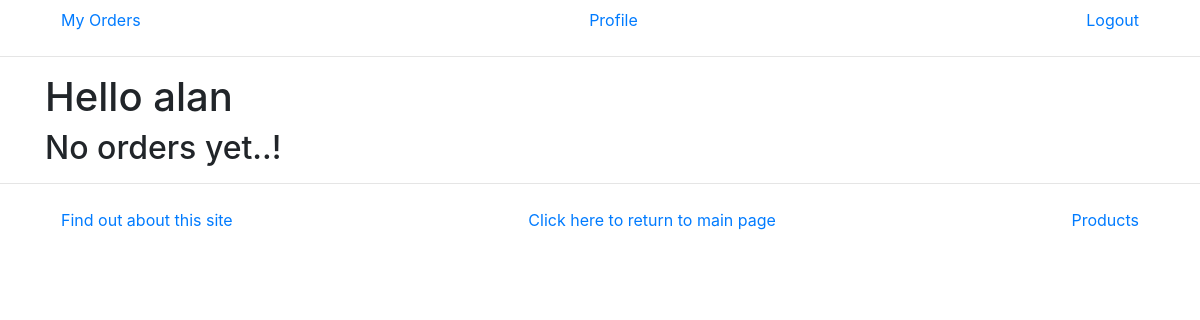
Before: /storeapp/myorders (signed in) with the older database file.
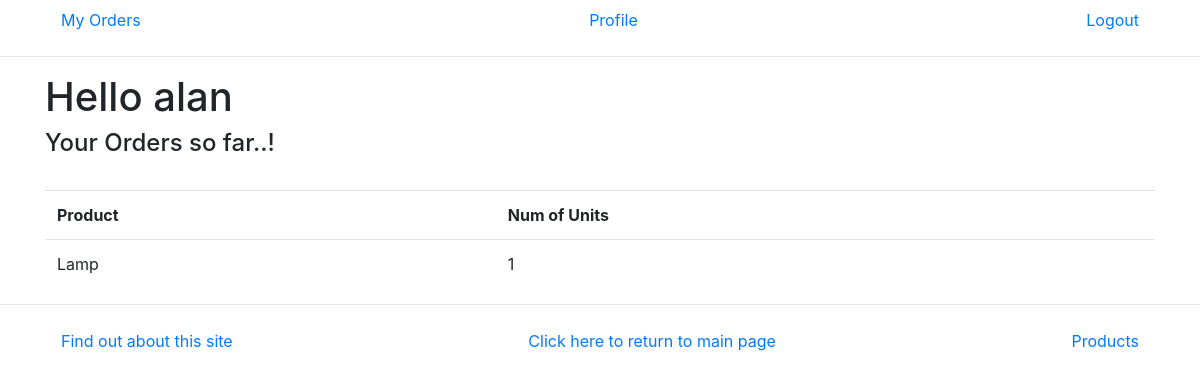
After: the same page with the newer database file.
### storeapp/models.py (models this page shows, shortened)
class Order(models.Model):
    ORDER_CHOICES = [
        (0, 'Order Cancelled'),
        (1, 'Order Placed'),
        (2, 'Order Shipped'),
        (3, 'Order Delivered'),
    ]
    product = models.ForeignKey(Product, on_delete=models.CASCADE)
    client = models.ForeignKey(Client, on_delete=models.CASCADE)
    num_units = models.PositiveIntegerField(default=1)
    order_status = models.IntegerField(choices=ORDER_CHOICES, default='1')
    status_date = models.DateField(default=timezone.now)

class Product(models.Model):
    category = models.ForeignKey(Category, related_name='products', on_delete=models.CASCADE)
    name = models.CharField(max_length=200)
    price = models.DecimalField(max_digits=10, decimal_places=2)
    stock = models.PositiveIntegerField(default=100, validators={})
    available = models.BooleanField(default=True)
    description = models.TextField(max_length=200, null=True, blank=True)
    interested = models.PositiveIntegerField(default=0)

### storeapp/views.py (the view)
# urls.py: path(r'myorders', views.myorders, name='myorders'),
def myorders(request):
    if request.user.is_authenticated:
        orders = Order.objects.filter(client__username=request.user)
        return render(request, 'storeapp/myorders.html', {'orders': orders, 'code': True})
    else:
        request.session['my_orders'] = '1'
        return HttpResponseRedirect(reverse('storeapp:login'))

### storeapp/templates/storeapp/myorders.html
{% extends 'storeapp/base.html' %}
{% block body_block %}
    {% if code %}
        {% if orders %}
            <h4>Your Orders so far..!</h4><br>
            <table class="table">
            <tr><td><b>Product</b></td><td><b>Num of Units</b></td></tr>
                {% for order in orders %}
                    <tr>
                        <td>{{ order.product.name }}</td>
                        <td> {{ order.num_units }} </td>
                    </tr>
                {%  endfor %}
            </table>
        {% else %}
            <h2>No orders yet..!</h2>
        {% endif %}
    {% else %}
        <h2>You are not a Registered Client!</h2>
    {% endif %}
{% endblock %}

### storeapp/templates/storeapp/base.html (shortened to what this page needs)
<!DOCTYPE html>
{% load staticfiles %}
<html>
    <head>
        <link rel="stylesheet" type="text/css" href="{% static 'storeapp/bootstrap.css' %}" />
    </head>
    <body>
        <div class="container">
            <ul class="navbar">
                {% if request.user.is_authenticated %}
                     <li class="nav"><a href = "{% url 'storeapp:myorders' %}">My Orders</a></li>
                     <li class="nav">{%  block prof_link %}<a href = "{% url 'storeapp:profile' %}">Profile</a>{% endblock %}</li>
                     <li class="nav"><a href = "{% url 'storeapp:logout' %}">Logout</a></li>
                {% else %}
                    <li class="nav"><a href = "{% url 'storeapp:login' %}">Login</a></li>
                    <li class="nav"><a href = "{% url 'storeapp:register' %}">Register</a></li>
                {% endif %}
            </ul>
        </div>
        <hr class="navbar-dark">
        <div class="container">
            {% if request.user.is_authenticated %}
            <h1>{% block myhdg %}Hello {{ request.user.username }} {% endblock %}</h1>
            {% endif %}
            {% block body_block %}*** {% endblock %}
        </div>
        <hr />
        {% block nav %}
        <div class="container">
            <ul class="navbar">
                <li class="nav"><a href="about">Find out about this site</a></li>
                <li class="nav"><a href = "{% url 'storeapp:index' %}">Click here to return to main page</a></li>
                <li class="nav"><a href = "{% url 'storeapp:products' %}">Products</a></li>
            </ul>
        </div>
        {% endblock %}
    </body>
</html>

Changed rows visible on the page:
added Order: product.name "Lamp", num_units "1"
Other visible differences:
text no longer shown: "No orders yet..!"
text now shown: "Your Orders so far..! Product Num of Units"
